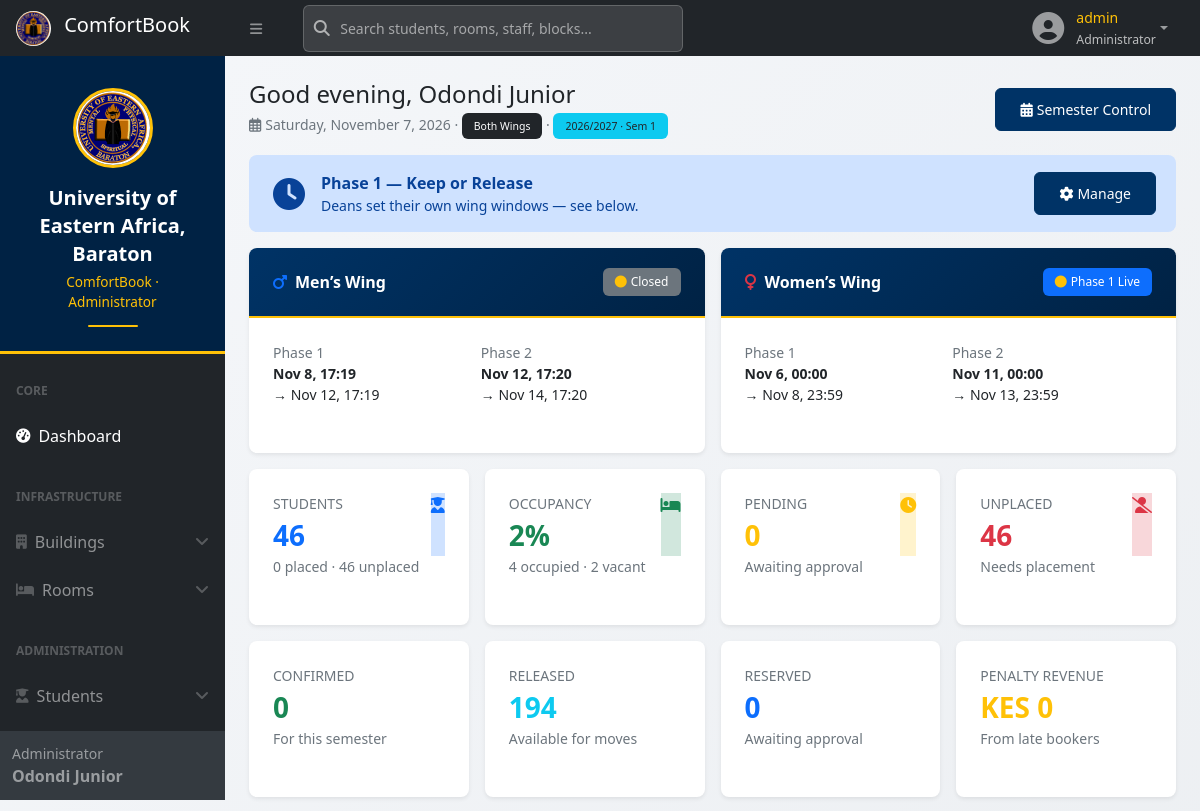
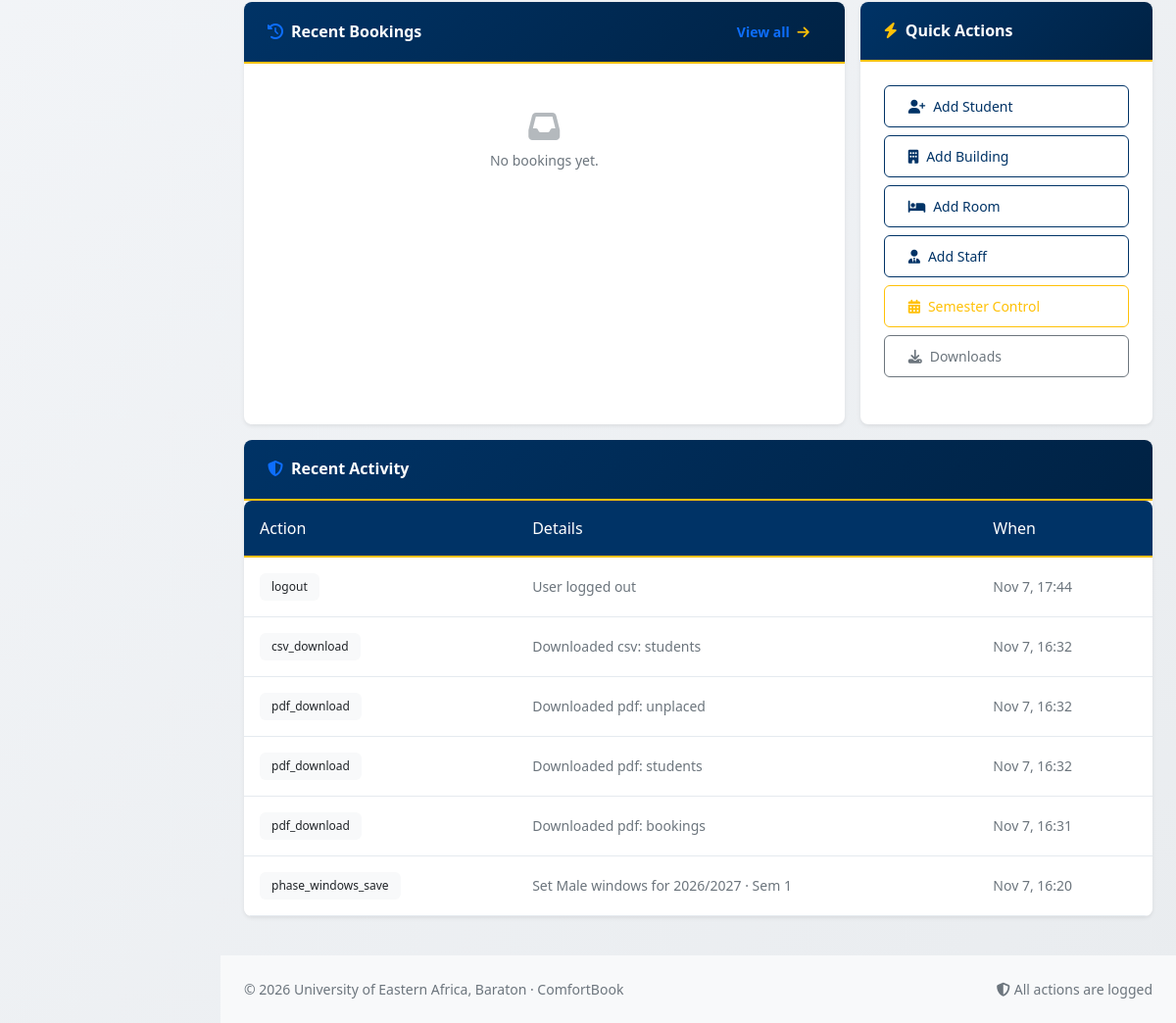
/user/dashboard.php (signed in), run on the app's committed database (2 pictures, top to bottom).
### tables this page shows
CREATE TABLE `semesters` (
  `id` int(10) UNSIGNED NOT NULL,
  `academic_year` varchar(20) NOT NULL,
  `semester_no` tinyint(3) UNSIGNED NOT NULL,
  `name` varchar(80) NOT NULL,
  `start_date` date NOT NULL,
  `end_date` date NOT NULL,
  `phase1_start` datetime DEFAULT NULL,
  `phase1_end` datetime DEFAULT NULL,
  `phase2_start` datetime DEFAULT NULL,
  `phase2_end` datetime DEFAULT NULL,
  `is_active` tinyint(1) NOT NULL DEFAULT 0,
  `created_at` datetime NOT NULL DEFAULT current_timestamp()
);

CREATE TABLE `semester_windows` (
  `id` int(10) UNSIGNED NOT NULL,
  `semester_id` int(10) UNSIGNED NOT NULL,
  `gender` enum('Male','Female') NOT NULL,
  `phase1_start` datetime DEFAULT NULL,
  `phase1_end` datetime DEFAULT NULL,
  `phase2_start` datetime DEFAULT NULL,
  `phase2_end` datetime DEFAULT NULL,
  `updated_by` int(10) UNSIGNED DEFAULT NULL,
  `updated_at` datetime NOT NULL DEFAULT current_timestamp() ON UPDATE current_timestamp()
);

CREATE TABLE `audit_log` (
  `id` bigint(20) UNSIGNED NOT NULL,
  `user_id` int(10) UNSIGNED DEFAULT NULL,
  `student_id` int(10) UNSIGNED DEFAULT NULL,
  `semester_id` int(10) UNSIGNED DEFAULT NULL,
  `action` varchar(60) NOT NULL,
  `details` text DEFAULT NULL,
  `ip` varchar(45) DEFAULT NULL,
  `user_agent` varchar(255) DEFAULT NULL,
  `created_at` datetime NOT NULL DEFAULT current_timestamp()
);

### user/dashboard.php (the view, shortened to what the rows shown need)
<?php
require_once __DIR__ . '/../includes/config.php';
require_once __DIR__ . '/../includes/auth.php';
$gender    = gender_filter();
$isAdmin   = is_admin();
$activeSem = active_semester();
$activeSid = $activeSem ? (int)$activeSem['id'] : 0;
$phase = current_phase($gender);
$phaseLabel = match($phase) {
    1 => 'Phase 1 — Keep or Release',
    2 => 'Phase 2 — Move Window',
    default => 'Closed (between phases)',
};
$phaseColor = match($phase) { 1=>'primary', 2=>'success', default=>'secondary' };
$myWindow = null;
$audit = [];
if ($isAdmin) {
    $audit = $pdo->query("SELECT * FROM audit_log ORDER BY created_at DESC LIMIT 6")->fetchAll();
}
$adminWings = [];
if ($isAdmin && $activeSid) {
    foreach (['Male', 'Female'] as $g) {
        $w = semester_window($activeSid, $g);
        $adminWings[$g] = ['window' => $w, 'phase' => current_phase($g)];
    }
}
function phase_badge(?int $p): string {
    return match($p) {
        1 => '<span class="badge bg-primary"><i class="fas fa-circle me-1"></i>Phase 1 Live</span>',
        2 => '<span class="badge bg-success"><i class="fas fa-circle me-1"></i>Phase 2 Live</span>',
        default => '<span class="badge bg-secondary"><i class="fas fa-circle me-1"></i>Closed</span>',
    };
}
?>
<?php include __DIR__ . '/partial/header.php'; ?>
<div id="layoutSidenav">
    <?php include __DIR__ . '/partial/sidebar.php'; ?>
    <div id="layoutSidenav_content">
        <main class="container-fluid px-4">
            <div class="d-flex flex-wrap justify-content-between align-items-center mt-4 mb-3">
                <div>
                    <p class="text-muted small mb-0">
                        <i class="far fa-calendar-alt me-1"></i><?= date('l, F j, Y') ?>
                        <?php if ($gender): ?>
                            · <span class="badge bg-primary"><?= h($gender) ?> Wing</span>
                        <?php else: ?>
                            · <span class="badge bg-dark">Both Wings</span>
                        <?php endif; ?>
                        <?php if ($activeSem): ?>
                            · <span class="badge bg-info text-dark"><?= h($activeSem['name']) ?></span>
                        <?php else: ?>
                            · <span class="badge bg-warning text-dark">No active semester</span>
                        <?php endif; ?>
                    </p>
                </div>
            </div>
            <div class="alert alert-<?= $phaseColor ?> d-flex align-items-center mb-3">
                <div class="flex-grow-1">
                    <strong><?= h($phaseLabel) ?></strong>
                    <div class="small">
                        <?php if ($gender && $myWindow): ?>
                            <?php if ($phase === 1): ?>
                                <strong>Phase 1:</strong>
                                <?= date('M j, H:i', strtotime($myWindow['phase1_start'])) ?>
                                → <?= date('M j, H:i', strtotime($myWindow['phase1_end'])) ?>
                                · students can keep or release
                            <?php elseif ($phase === 2): ?>
                                <strong>Phase 2:</strong>
                                <?= date('M j, H:i', strtotime($myWindow['phase2_start'])) ?>
                                → <?= date('M j, H:i', strtotime($myWindow['phase2_end'])) ?>
                                · released + vacant rooms open
                            <?php else: ?>
                                <?= $gender ?> wing phase window is closed. Deans set windows in <a href="phase_windows.php" class="alert-link">Phase Windows</a>.
                            <?php endif; ?>
                        <?php elseif ($isAdmin): ?>
                            <?php if (!$activeSem): ?>
                                No active semester. <a href="phase_control.php" class="alert-link">Activate one</a>.
                            <?php else: ?>
                                Deans set their own wing windows — see below.
                            <?php endif; ?>
                        <?php endif; ?>
                    </div>
                </div>
            </div>
            <?php if ($isAdmin && $activeSem): ?>
            <div class="row g-3 mb-3">
                <?php foreach ([
                    ['gender'=>'Male',   'label'=>'Men’s Wing',   'icon'=>'fa-mars',  'color'=>'primary'],
                    ['gender'=>'Female', 'label'=>'Women’s Wing', 'icon'=>'fa-venus', 'color'=>'danger'],
                ] as $w):
                    $data = $adminWings[$w['gender']] ?? null;
                    $win  = $data['window'] ?? null;
                    $ph   = $data['phase']  ?? null;
                ?>
                <div class="col-md-6">
                    <div class="card border-0 shadow-sm h-100">
                        <div class="card-header bg-white d-flex justify-content-between align-items-center">
                            <h6 class="mb-0 fw-bold">
                                <i class="fas <?= $w['icon'] ?> text-<?= $w['color'] ?> me-2"></i><?= h($w['label']) ?>
                            </h6>
                            <?= phase_badge($ph) ?>
                        </div>
                        <div class="card-body small">
                            <div class="row g-2">
                                <div class="col-6">
                                    <div class="text-muted">Phase 1</div>
                                    <?php if ($win && $win['phase1_start']): ?>
                                        <div><strong><?= date('M j, H:i', strtotime($win['phase1_start'])) ?></strong></div>
                                        <div>→ <?= date('M j, H:i', strtotime($win['phase1_end'])) ?></div>
                                    <?php else: ?>
                                        <div class="text-muted fst-italic">Not set</div>
                                    <?php endif; ?>
                                </div>
                                <div class="col-6">
                                    <div class="text-muted">Phase 2</div>
                                    <?php if ($win && $win['phase2_start']): ?>
                                        <div><strong><?= date('M j, H:i', strtotime($win['phase2_start'])) ?></strong></div>
                                        <div>→ <?= date('M j, H:i', strtotime($win['phase2_end'])) ?></div>
                                    <?php else: ?>
                                        <div class="text-muted fst-italic">Not set</div>
                                    <?php endif; ?>
                                </div>
                            </div>
                        </div>
                    </div>
                </div>
                <?php endforeach; ?>
            </div>
            <?php endif; ?>
            <?php if ($isAdmin && !empty($audit)): ?>
            <div class="card border-0 shadow-sm mb-3">
                <div class="card-body p-0">
                    <div class="table-responsive">
                        <table class="table table-sm table-hover mb-0">
                            <thead class="table-light">
                                <tr><th>Action</th><th>Details</th><th>When</th></tr>
                            </thead>
                            <tbody>
                            <?php foreach ($audit as $a): ?>
                                <tr>
                                    <td><span class="badge bg-light text-dark"><?= h($a['action']) ?></span></td>
                                    <td class="small text-muted"><?= h(mb_substr($a['details'] ?? '', 0, 80)) ?></td>
                                    <td class="small text-muted"><?= date('M j, H:i', strtotime($a['created_at'])) ?></td>
                                </tr>
                            <?php endforeach; ?>
                            </tbody>
                        </table>
                    </div>
                </div>
            </div>
            <?php endif; ?>
        </main>
<?php include __DIR__ . '/partial/footer.php'; ?>

### data on the page
semesters: name "2026/2027 · Sem 1"
semester_windows: phaseLabel "Phase 1 — Keep or Release", phase1_start "Nov 6, 00:00", phase1_end "Nov 8, 23:59", phase2_start "Nov 11, 00:00", phase2_end "Nov 13, 23:59"
semester_windows: phase1_start "Nov 8, 17:19", phase1_end "Nov 12, 17:19", phase2_start "Nov 12, 17:20", phase2_end "Nov 14, 17:20"
audit_log: action "logout", details "User logged out", created_at "Nov 7, 17:44"
audit_log: action "csv_download", details "Downloaded csv: students", created_at "Nov 7, 16:32"
audit_log: action "pdf_download", details "Downloaded pdf: unplaced", created_at "Nov 7, 16:32"
audit_log: action "pdf_download", details "Downloaded pdf: students", created_at "Nov 7, 16:32"
audit_log: action "pdf_download", details "Downloaded pdf: bookings", created_at "Nov 7, 16:31"
audit_log: action "phase_windows_save", details "Set Male windows for 2026/2027 · Sem 1", created_at "Nov 7, 16:20"

### other printed values
$username "admin"
$roleDisplay "Administrator"
role_display() "Administrator"
$_SESSION['full_name'] "Odondi Junior"
$w['label'] "Men’s Wing"
$w['label'] "Women’s Wing"
$total_students "46"
$placed_students "0"
$unplaced "46"
$occupancy_rate "2"
$occupied_rooms "4"
$vacant_rooms "2"
$pending_approvals "0"
$confirmed_bookings "0"
$released_rooms "194"
